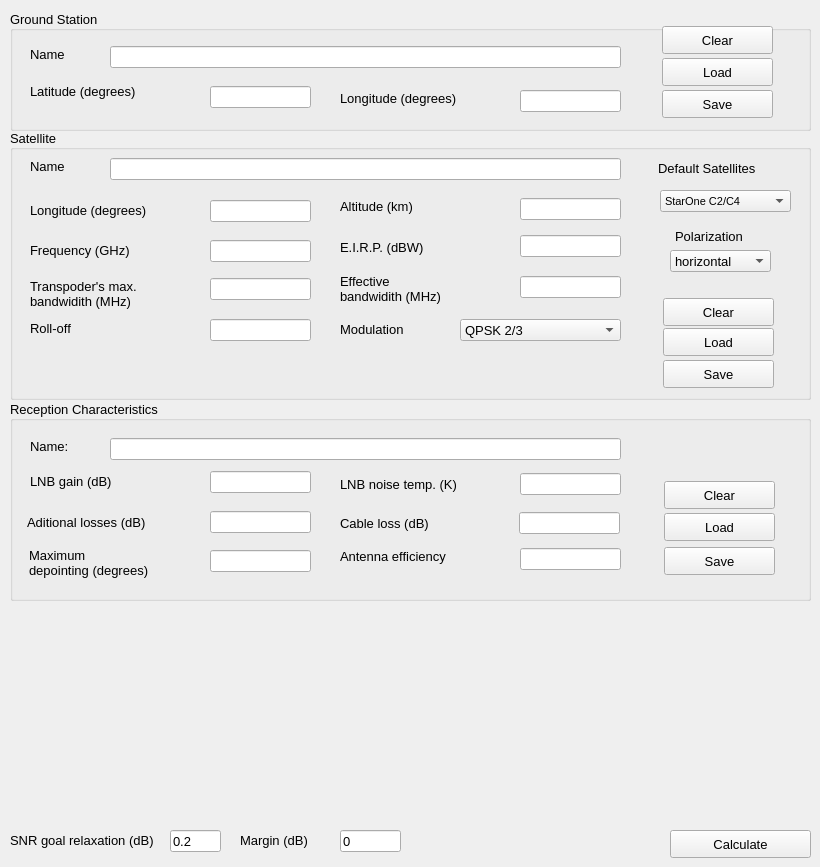
        <widget class="QWidget" name="single_point_perf_calc_page_3">
         <widget class="QGroupBox" name="groupBox_29">
          <property name="geometry">
           <rect>
            <x>10</x>
            <y>10</y>
            <width>801</width>
            <height>121</height>
           </rect>
          </property>
          <property name="font">
           <font>
            <pointsize>10</pointsize>
           </font>
          </property>
          <property name="autoFillBackground">
           <bool>false</bool>
          </property>
          <property name="title">
           <string>Ground Station</string>
          </property>
          <property name="alignment">
           <set>Qt::AlignJustify|Qt::AlignVCenter</set>
          </property>
          <widget class="QLabel" name="label_218">
           <property name="geometry">
            <rect>
             <x>20</x>
             <y>36</y>
             <width>55</width>
             <height>16</height>
            </rect>
           </property>
           <property name="text">
            <string>Name</string>
           </property>
          </widget>
          <widget class="QLabel" name="label_219">
           <property name="geometry">
            <rect>
             <x>20</x>
             <y>66</y>
             <width>151</width>
             <height>31</height>
            </rect>
           </property>
           <property name="text">
            <string>Latitude (degrees)</string>
           </property>
          </widget>
          <widget class="QLabel" name="label_220">
           <property name="geometry">
            <rect>
             <x>330</x>
             <y>78</y>
             <width>161</width>
             <height>21</height>
            </rect>
           </property>
           <property name="text">
            <string>Longitude (degrees)</string>
           </property>
          </widget>
          <widget class="QLineEdit" name="name_ground_station_sp_perf_3">
           <property name="geometry">
            <rect>
             <x>100</x>
             <y>36</y>
             <width>511</width>
             <height>22</height>
            </rect>
           </property>
          </widget>
          <widget class="QLineEdit" name="long_ground_station_sp_perf_3">
           <property name="geometry">
            <rect>
             <x>510</x>
             <y>80</y>
             <width>101</width>
             <height>22</height>
            </rect>
           </property>
          </widget>
          <widget class="QLineEdit" name="lat_ground_station_sp_perf_3">
           <property name="geometry">
            <rect>
             <x>200</x>
             <y>76</y>
             <width>101</width>
             <height>22</height>
            </rect>
           </property>
          </widget>
          <widget class="QPushButton" name="save_ground_station_sp_perf_3">
           <property name="geometry">
            <rect>
             <x>652</x>
             <y>80</y>
             <width>111</width>
             <height>28</height>
            </rect>
           </property>
           <property name="font">
            <font>
             <pointsize>10</pointsize>
             <weight>50</weight>
             <bold>false</bold>
            </font>
           </property>
           <property name="text">
            <string>Save</string>
           </property>
          </widget>
          <widget class="QPushButton" name="load_ground_station_sp_perf_3">
           <property name="geometry">
            <rect>
             <x>652</x>
             <y>48</y>
             <width>111</width>
             <height>28</height>
            </rect>
           </property>
           <property name="font">
            <font>
             <pointsize>10</pointsize>
             <weight>50</weight>
             <bold>false</bold>
            </font>
           </property>
           <property name="text">
            <string>Load</string>
           </property>
          </widget>
          <widget class="QPushButton" name="clear_ground_station_sp_perf_3">
           <property name="geometry">
            <rect>
             <x>652</x>
             <y>16</y>
             <width>111</width>
             <height>28</height>
            </rect>
           </property>
           <property name="font">
            <font>
             <pointsize>10</pointsize>
             <weight>50</weight>
             <bold>false</bold>
            </font>
           </property>
           <property name="text">
            <string>Clear</string>
           </property>
          </widget>
         </widget>
         <widget class="QGroupBox" name="groupBox_30">
          <property name="geometry">
           <rect>
            <x>10</x>
            <y>129</y>
            <width>801</width>
            <height>271</height>
           </rect>
          </property>
          <property name="font">
           <font>
            <pointsize>10</pointsize>
           </font>
          </property>
          <property name="autoFillBackground">
           <bool>false</bool>
          </property>
          <property name="title">
           <string>Satellite</string>
          </property>
          <property name="alignment">
           <set>Qt::AlignJustify|Qt::AlignVCenter</set>
          </property>
          <widget class="QLabel" name="label_221">
           <property name="geometry">
            <rect>
             <x>20</x>
             <y>29</y>
             <width>55</width>
             <height>16</height>
            </rect>
           </property>
           <property name="text">
            <string>Name</string>
           </property>
          </widget>
          <widget class="QLabel" name="label_222">
           <property name="geometry">
            <rect>
             <x>20</x>
             <y>71</y>
             <width>161</width>
             <height>21</height>
            </rect>
           </property>
           <property name="text">
            <string>Longitude (degrees)</string>
           </property>
          </widget>
          <widget class="QLineEdit" name="name_sat_sp_perf_3">
           <property name="geometry">
            <rect>
             <x>100</x>
             <y>29</y>
             <width>511</width>
             <height>22</height>
            </rect>
           </property>
          </widget>
          <widget class="QLineEdit" name="long_sat_sp_perf_3">
           <property name="geometry">
            <rect>
             <x>200</x>
             <y>71</y>
             <width>101</width>
             <height>22</height>
            </rect>
           </property>
          </widget>
          <widget class="QPushButton" name="save_sat_sp_perf_3">
           <property name="geometry">
            <rect>
             <x>653</x>
             <y>231</y>
             <width>111</width>
             <height>28</height>
            </rect>
           </property>
           <property name="font">
            <font>
             <pointsize>10</pointsize>
             <weight>50</weight>
             <bold>false</bold>
            </font>
           </property>
           <property name="text">
            <string>Save</string>
           </property>
          </widget>
          <widget class="QPushButton" name="load_sat_sp_perf_3">
           <property name="geometry">
            <rect>
             <x>653</x>
             <y>199</y>
             <width>111</width>
             <height>28</height>
            </rect>
           </property>
           <property name="font">
            <font>
             <pointsize>10</pointsize>
             <weight>50</weight>
             <bold>false</bold>
            </font>
           </property>
           <property name="text">
            <string>Load</string>
           </property>
          </widget>
          <widget class="QComboBox" name="default_sat_sp_perf_6">
           <property name="geometry">
            <rect>
             <x>650</x>
             <y>61</y>
             <width>131</width>
             <height>22</height>
            </rect>
           </property>
           <property name="font">
            <font>
             <pointsize>8</pointsize>
            </font>
           </property>
           <item>
            <property name="text">
             <string>StarOne C2/C4</string>
            </property>
           </item>
           <item>
            <property name="text">
             <string>Hispamar</string>
            </property>
           </item>
           <item>
            <property name="text">
             <string>Claro</string>
            </property>
           </item>
           <item>
            <property name="text">
             <string>Menino Ney</string>
            </property>
           </item>
          </widget>
          <widget class="QLabel" name="label_223">
           <property name="geometry">
            <rect>
             <x>648</x>
             <y>31</y>
             <width>131</width>
             <height>16</height>
            </rect>
           </property>
           <property name="text">
            <string>Default Satellites</string>
           </property>
          </widget>
          <widget class="QLabel" name="label_224">
           <property name="geometry">
            <rect>
             <x>330</x>
             <y>69</y>
             <width>111</width>
             <height>16</height>
            </rect>
           </property>
           <property name="text">
            <string>Altitude (km)</string>
           </property>
          </widget>
          <widget class="QLineEdit" name="height_sat_sp_perf_3">
           <property name="geometry">
            <rect>
             <x>510</x>
             <y>69</y>
             <width>101</width>
             <height>22</height>
            </rect>
           </property>
          </widget>
          <widget class="QLabel" name="label_225">
           <property name="geometry">
            <rect>
             <x>330</x>
             <y>110</y>
             <width>121</width>
             <height>16</height>
            </rect>
           </property>
           <property name="text">
            <string>E.I.R.P. (dBW)</string>
           </property>
          </widget>
          <widget class="QLineEdit" name="eirp_sat_sp_perf_3">
           <property name="geometry">
            <rect>
             <x>510</x>
             <y>106</y>
             <width>101</width>
             <height>22</height>
            </rect>
           </property>
          </widget>
          <widget class="QLabel" name="label_226">
           <property name="geometry">
            <rect>
             <x>20</x>
             <y>139</y>
             <width>171</width>
             <height>51</height>
            </rect>
           </property>
           <property name="layoutDirection">
            <enum>Qt::LeftToRight</enum>
           </property>
           <property name="text">
            <string>Transpoder's max.
bandwidith (MHz)</string>
           </property>
          </widget>
          <widget class="QLineEdit" name="max_bw_sat_sp_perf_3">
           <property name="geometry">
            <rect>
             <x>200</x>
             <y>149</y>
             <width>101</width>
             <height>22</height>
            </rect>
           </property>
          </widget>
          <widget class="QLabel" name="label_227">
           <property name="geometry">
            <rect>
             <x>330</x>
             <y>134</y>
             <width>171</width>
             <height>51</height>
            </rect>
           </property>
           <property name="layoutDirection">
            <enum>Qt::LeftToRight</enum>
           </property>
           <property name="text">
            <string>Effective 
bandwidith (MHz)</string>
           </property>
          </widget>
          <widget class="QLineEdit" name="bw_util_sat_sp_perf_3">
           <property name="geometry">
            <rect>
             <x>510</x>
             <y>147</y>
             <width>101</width>
             <height>22</height>
            </rect>
           </property>
          </widget>
          <widget class="QLabel" name="label_228">
           <property name="geometry">
            <rect>
             <x>20</x>
             <y>191</y>
             <width>61</width>
             <height>16</height>
            </rect>
           </property>
           <property name="text">
            <string>Roll-off</string>
           </property>
          </widget>
          <widget class="QLineEdit" name="rolloff_sat_sp_perf_3">
           <property name="geometry">
            <rect>
             <x>200</x>
             <y>190</y>
             <width>101</width>
             <height>22</height>
            </rect>
           </property>
          </widget>
          <widget class="QLabel" name="label_229">
           <property name="geometry">
            <rect>
             <x>330</x>
             <y>192</y>
             <width>91</width>
             <height>16</height>
            </rect>
           </property>
           <property name="text">
            <string>Modulation</string>
           </property>
          </widget>
          <widget class="QComboBox" name="modcod_sat_sp_perf_3">
           <property name="geometry">
            <rect>
             <x>450</x>
             <y>190</y>
             <width>161</width>
             <height>22</height>
            </rect>
           </property>
           <item>
            <property name="text">
             <string>QPSK 2/3</string>
            </property>
           </item>
           <item>
            <property name="text">
             <string>8PSK 30/33</string>
            </property>
           </item>
           <item>
            <property name="text">
             <string>64 QAM</string>
            </property>
           </item>
          </widget>
          <widget class="QLabel" name="label_230">
           <property name="geometry">
            <rect>
             <x>20</x>
             <y>111</y>
             <width>131</width>
             <height>20</height>
            </rect>
           </property>
           <property name="text">
            <string>Frequency (GHz)</string>
           </property>
          </widget>
          <widget class="QLineEdit" name="freq_sat_sp_perf_3">
           <property name="geometry">
            <rect>
             <x>200</x>
             <y>111</y>
             <width>101</width>
             <height>22</height>
            </rect>
           </property>
          </widget>
          <widget class="QLabel" name="label_231">
           <property name="geometry">
            <rect>
             <x>665</x>
             <y>97</y>
             <width>91</width>
             <height>20</height>
            </rect>
           </property>
           <property name="text">
            <string>Polarization</string>
           </property>
          </widget>
          <widget class="QComboBox" name="pol_sat_sp_perf_3">
           <property name="geometry">
            <rect>
             <x>660</x>
             <y>121</y>
             <width>101</width>
             <height>22</height>
            </rect>
           </property>
           <item>
            <property name="text">
             <string>horizontal</string>
            </property>
           </item>
           <item>
            <property name="text">
             <string>vertical</string>
            </property>
           </item>
           <item>
            <property name="text">
             <string>circular</string>
            </property>
           </item>
          </widget>
          <widget class="QPushButton" name="clear_sat_sp_perf_3">
           <property name="geometry">
            <rect>
             <x>653</x>
             <y>169</y>
             <width>111</width>
             <height>28</height>
            </rect>
           </property>
           <property name="font">
            <font>
             <pointsize>10</pointsize>
             <weight>50</weight>
             <bold>false</bold>
            </font>
           </property>
           <property name="text">
            <string>Clear</string>
           </property>
          </widget>
         </widget>
         <widget class="QGroupBox" name="groupBox_31">
          <property name="geometry">
           <rect>
            <x>10</x>
            <y>400</y>
            <width>801</width>
            <height>201</height>
           </rect>
          </property>
          <property name="font">
           <font>
            <pointsize>10</pointsize>
           </font>
          </property>
          <property name="autoFillBackground">
           <bool>false</bool>
          </property>
          <property name="title">
           <string>Reception Characteristics</string>
          </property>
          <property name="alignment">
           <set>Qt::AlignJustify|Qt::AlignVCenter</set>
          </property>
          <widget class="QLabel" name="label_232">
           <property name="geometry">
            <rect>
             <x>20</x>
             <y>38</y>
             <width>55</width>
             <height>16</height>
            </rect>
           </property>
           <property name="text">
            <string>Name:</string>
           </property>
          </widget>
          <widget class="QLabel" name="label_233">
           <property name="geometry">
            <rect>
             <x>20</x>
             <y>71</y>
             <width>161</width>
             <height>21</height>
            </rect>
           </property>
           <property name="text">
            <string>LNB gain (dB)</string>
           </property>
          </widget>
          <widget class="QLineEdit" name="name_reception_sp_perf_3">
           <property name="geometry">
            <rect>
             <x>100</x>
             <y>38</y>
             <width>511</width>
             <height>22</height>
            </rect>
           </property>
          </widget>
          <widget class="QLineEdit" name="lnb_gain_reception_sp_perf_3">
           <property name="geometry">
            <rect>
             <x>200</x>
             <y>71</y>
             <width>101</width>
             <height>22</height>
            </rect>
           </property>
          </widget>
          <widget class="QPushButton" name="save_reception_sp_perf_3">
           <property name="geometry">
            <rect>
             <x>654</x>
             <y>147</y>
             <width>111</width>
             <height>28</height>
            </rect>
           </property>
           <property name="font">
            <font>
             <pointsize>10</pointsize>
             <weight>50</weight>
             <bold>false</bold>
            </font>
           </property>
           <property name="text">
            <string>Save</string>
           </property>
          </widget>
          <widget class="QPushButton" name="load_reception_sp_perf_3">
           <property name="geometry">
            <rect>
             <x>654</x>
             <y>113</y>
             <width>111</width>
             <height>28</height>
            </rect>
           </property>
           <property name="font">
            <font>
             <pointsize>10</pointsize>
             <weight>50</weight>
             <bold>false</bold>
            </font>
           </property>
           <property name="text">
            <string>Load</string>
           </property>
          </widget>
          <widget class="QLabel" name="label_234">
           <property name="geometry">
            <rect>
             <x>330</x>
             <y>148</y>
             <width>141</width>
             <height>16</height>
            </rect>
           </property>
           <property name="text">
            <string>Antenna efficiency</string>
           </property>
          </widget>
          <widget class="QLineEdit" name="ant_eff_reception_sp_perf_3">
           <property name="geometry">
            <rect>
             <x>510</x>
             <y>148</y>
             <width>101</width>
             <height>22</height>
            </rect>
           </property>
          </widget>
          <widget class="QLabel" name="label_235">
           <property name="geometry">
            <rect>
             <x>330</x>
             <y>76</y>
             <width>161</width>
             <height>16</height>
            </rect>
           </property>
           <property name="text">
            <string>LNB noise temp. (K)</string>
           </property>
          </widget>
          <widget class="QLineEdit" name="lnb_temp_reception_sp_perf_3">
           <property name="geometry">
            <rect>
             <x>510</x>
             <y>73</y>
             <width>101</width>
             <height>22</height>
            </rect>
           </property>
          </widget>
          <widget class="QLabel" name="label_236">
           <property name="geometry">
            <rect>
             <x>17</x>
             <y>97</y>
             <width>171</width>
             <height>51</height>
            </rect>
           </property>
           <property name="layoutDirection">
            <enum>Qt::LeftToRight</enum>
           </property>
           <property name="text">
            <string>Aditional losses (dB)</string>
           </property>
          </widget>
          <widget class="QLineEdit" name="aditional_losses_reception_sp_perf_3">
           <property name="geometry">
            <rect>
             <x>200</x>
             <y>111</y>
             <width>101</width>
             <height>22</height>
            </rect>
           </property>
          </widget>
          <widget class="QLabel" name="label_237">
           <property name="geometry">
            <rect>
             <x>19</x>
             <y>137</y>
             <width>171</width>
             <height>51</height>
            </rect>
           </property>
           <property name="layoutDirection">
            <enum>Qt::LeftToRight</enum>
           </property>
           <property name="text">
            <string>Maximum 
depointing (degrees)</string>
           </property>
          </widget>
          <widget class="QLineEdit" name="max_depoint_reception_sp_perf_3">
           <property name="geometry">
            <rect>
             <x>200</x>
             <y>150</y>
             <width>101</width>
             <height>22</height>
            </rect>
           </property>
          </widget>
          <widget class="QPushButton" name="clear_reception_sp_perf_3">
           <property name="geometry">
            <rect>
             <x>654</x>
             <y>81</y>
             <width>111</width>
             <height>28</height>
            </rect>
           </property>
           <property name="font">
            <font>
             <pointsize>10</pointsize>
             <weight>50</weight>
             <bold>false</bold>
            </font>
           </property>
           <property name="text">
            <string>Clear</string>
           </property>
          </widget>
          <widget class="QLineEdit" name="cable_loss_reception_sp_perf_3">
           <property name="geometry">
            <rect>
             <x>509</x>
             <y>112</y>
             <width>101</width>
             <height>22</height>
            </rect>
           </property>
          </widget>
          <widget class="QLabel" name="label_238">
           <property name="geometry">
            <rect>
             <x>330</x>
             <y>98</y>
             <width>171</width>
             <height>51</height>
            </rect>
           </property>
           <property name="layoutDirection">
            <enum>Qt::LeftToRight</enum>
           </property>
           <property name="text">
            <string>Cable loss (dB)</string>
           </property>
          </widget>
         </widget>
         <widget class="QPushButton" name="calc_sp_perf_3">
          <property name="geometry">
           <rect>
            <x>670</x>
            <y>830</y>
            <width>141</width>
            <height>28</height>
           </rect>
          </property>
          <property name="font">
           <font>
            <pointsize>10</pointsize>
           </font>
          </property>
          <property name="text">
           <string>Calculate</string>
          </property>
         </widget>
         <widget class="QLabel" name="label_239">
          <property name="geometry">
           <rect>
            <x>10</x>
            <y>830</y>
            <width>151</width>
            <height>21</height>
           </rect>
          </property>
          <property name="font">
           <font>
            <pointsize>10</pointsize>
           </font>
          </property>
          <property name="text">
           <string>SNR goal relaxation (dB)</string>
          </property>
         </widget>
         <widget class="QLineEdit" name="relaxation_sp_perf_3">
          <property name="geometry">
           <rect>
            <x>170</x>
            <y>830</y>
            <width>51</width>
            <height>22</height>
           </rect>
          </property>
          <property name="font">
           <font>
            <pointsize>10</pointsize>
           </font>
          </property>
          <property name="toolTip">
           <string/>
          </property>
          <property name="statusTip">
           <string>Goal (+ -) margin to achieve the required SNR</string>
          </property>
          <property name="text">
           <string>0.2</string>
          </property>
         </widget>
         <widget class="QLineEdit" name="margin_sp_perf_3">
          <property name="geometry">
           <rect>
            <x>340</x>
            <y>830</y>
            <width>61</width>
            <height>22</height>
           </rect>
          </property>
          <property name="font">
           <font>
            <pointsize>10</pointsize>
           </font>
          </property>
          <property name="toolTip">
           <string/>
          </property>
          <property name="statusTip">
           <string>Goal (+ -) margin to achieve the required SNR</string>
          </property>
          <property name="text">
           <string>0</string>
          </property>
         </widget>
         <widget class="QLabel" name="label_240">
          <property name="geometry">
           <rect>
            <x>240</x>
            <y>830</y>
            <width>91</width>
            <height>21</height>
           </rect>
          </property>
          <property name="font">
           <font>
            <pointsize>10</pointsize>
           </font>
          </property>
          <property name="text">
           <string>Margin (dB)</string>
          </property>
         </widget>
         <widget class="QWidget" name="plot_area_2" native="true">
          <property name="geometry">
           <rect>
            <x>10</x>
            <y>609</y>
            <width>791</width>
            <height>211</height>
           </rect>
          </property>
         </widget>
        </widget>
